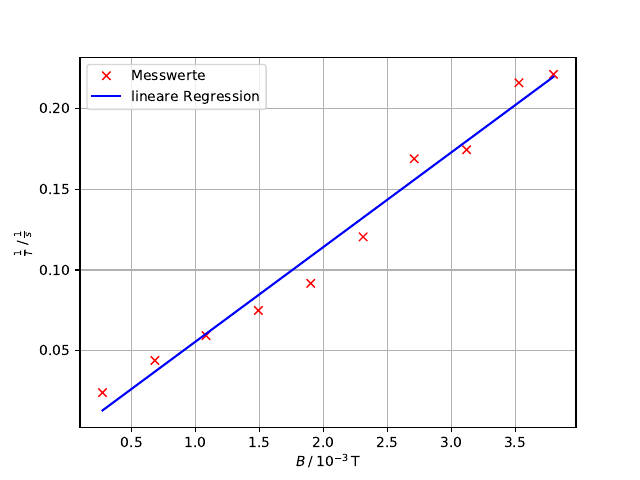

Here is the Python script that generated this plot:
import numpy as np
from uncertainties import ufloat
from scipy.stats import sem
from scipy.optimize import curve_fit
import matplotlib.pyplot as plt

x = np.array([0.27, 0.68, 1.08, 1.49, 1.90, 2.31, 2.71, 3.12, 3.53, 3.80])
y = np.array([0.0240, 0.0439, 0.0593, 0.0749, 0.0917, 0.1205, 0.1689, 0.1745, 0.2160, 0.2212])

def f(x, a, b):

    y = a*x+b
    return y

params, covariance_matrix = curve_fit(f, x, y)
errors = np.sqrt(np.diag(covariance_matrix))
a = ufloat(params[0], errors[0])
b = ufloat(params[1], errors[1])

print('A Konstante: ', a)
print('B Konstante: ', b)
plt.plot(x, y, 'rx', label='Messwerte')
plt.plot(x, f(x, *params), 'b-', label='lineare Regression')
plt.xlabel(r"$B\:/\:10^{-3}\,$T")
plt.ylabel(r"$\frac{1}{T}\:/\:\frac{1}{s}$")
plt.grid()
plt.legend()
#plt.show()
plt.savefig('praezession.pdf')
